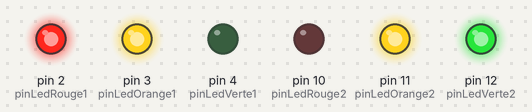
The sketch below on a simulated Arduino Uno, built with avr-gcc and run on an emulated ATmega328P. Shown: output pins drawn as LEDs (lit = HIGH).

Above: at 2.5 s.
At 6.0 s:
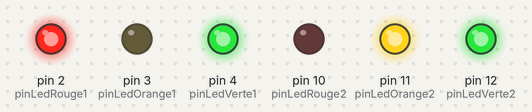
At 12.5 s:
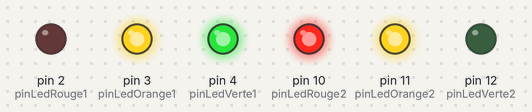
At 16.0 s:
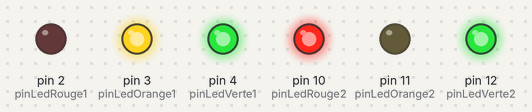
At 18.5 s:
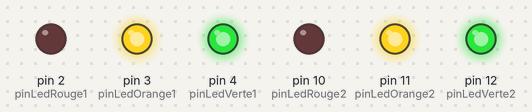
Timing chart, 0 to 26.0 s (numbered marks = the images above):
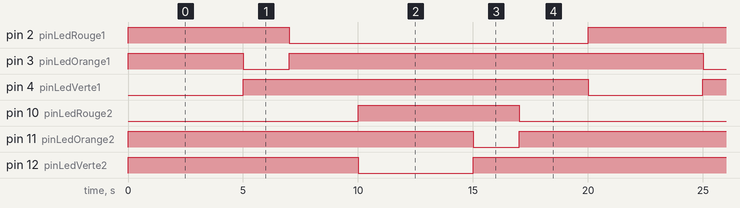

Measured:
- by itself, pin 2 (pinLedRouge1), pin 10 (pinLedRouge2): alternates HIGH for 7.0 s and LOW for 13.0 s
- by itself, pin 3 (pinLedOrange1), pin 11 (pinLedOrange2): alternates HIGH for 18.0 s and LOW for 2.0 s
- by itself, pin 4 (pinLedVerte1), pin 12 (pinLedVerte2): alternates HIGH for 15.0 s and LOW for 5.0 s

The sketch:

FeuxTricolor_2b.ino
```cpp
/***************************************
   Feu tricolore 2b
   Sequencement de 2 x 3 leds Rouge Orange Verte pour simuler deux feux tricolores en alternat
   programation sequentielle classique

   fonctionnement identique a Feu tricolore 2 mais ajout de fonctions 'setFeuTricolor'
   pour une meilleur lisibilité du code dans la partie Loop()

   (C) 2021 betamachine www.betamachine.fr
   net234@frdev.com
*/
#include <Arduino.h>

// Constantes modifiable pour les durées en millisecondes
const int delaiFeuOrange = 2000;
const int delaiFeuVert   = 5000;
const int delaiSecurite  = 3000; // pause avec les deux feux au rouge

// Numéro des pin hardware pour les leds
//feu n°1
const int pinLedRouge1  = 2;
const int pinLedOrange1 = 3;
const int pinLedVerte1  = 4;
//feu n°2
const int pinLedRouge2  = 10;
const int pinLedOrange2 = 11;
const int pinLedVerte2  = 12;

// Type de cablage des leds
const bool ledOn  = LOW;
const bool ledOff = not ledOn;

// liste des couleurs possibles pour les fonctions "setFeuTricolor"
typedef enum { rouge, orange, vert } tCouleur;


void setup() {
  // Initialisation et les feux au rouge

  // feu N°1 rouge
  pinMode(pinLedRouge1, OUTPUT);
  pinMode(pinLedOrange1, OUTPUT);
  pinMode(pinLedVerte1, OUTPUT);
  setFeuTricolor1(rouge);

  // feu N°2 rouge
  pinMode(pinLedRouge2, OUTPUT);
  pinMode(pinLedOrange2, OUTPUT);
  pinMode(pinLedVerte2, OUTPUT);
  setFeuTricolor2(rouge);
}

// boucle sequentielle rouge vert orange pour le feu n°1 puis idem pour le feu n°2
// le code est plus claire que la version "FeuxTricolore2"

void loop() {
  setFeuTricolor1(vert);
  delay(delaiFeuVert);

  setFeuTricolor1(orange);
  delay(delaiFeuOrange);

  setFeuTricolor1(rouge);
  delay(delaiSecurite);

  setFeuTricolor2(vert);
  delay(delaiFeuVert);

  setFeuTricolor2(orange);
  delay(delaiFeuOrange);

  setFeuTricolor2(rouge);
  delay(delaiSecurite);
}

// gestion du feu N° 1
// ajuste toutes les leds du feu n°1 suivant la couleur choisie
void setFeuTricolor1(tCouleur couleur) {
  if (couleur == vert) {
    digitalWrite(pinLedVerte1, ledOn);
  } else {
    digitalWrite(pinLedVerte1, ledOff);
  }
  if (couleur == rouge) {
    digitalWrite(pinLedRouge1, ledOn);
  } else {
    digitalWrite(pinLedRouge1, ledOff);
  }
  if (couleur == orange) {
    digitalWrite(pinLedOrange1, ledOn);
  } else {
    digitalWrite(pinLedOrange1, ledOff);
  }
}

// pour les habitué du code il est possible de remplacer
//  if (couleur == vert) {
//    digitalWrite(pinLedVerte1, ledOn);
//  } else {
//    digitalWrite(pinLedVerte1, ledOff);
//  }

// par
//  digitalWrite(pinLedVerte1, (couleur == vert)   ? ledOn : ledOff);

// voir meme pour logiciens :)
//  digitalWrite(pinLedVerte1, (couleur == vert) xor ledOff);


// gestion du feu N° 2
// ajuste toutes les leds du feu n°2 suivant la couleur choisie
void setFeuTricolor2(tCouleur couleur) {
  digitalWrite(pinLedVerte2,  (couleur == vert)   ? ledOn : ledOff);
  digitalWrite(pinLedOrange2, (couleur == orange) ? ledOn : ledOff);
  digitalWrite(pinLedRouge2,  (couleur == rouge)  ? ledOn : ledOff);
}
```
